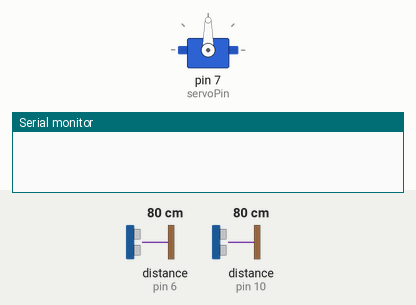
This sketch was run on a simulated Arduino Uno, built with avr-gcc and run on an emulated ATmega328P. On the bench: servo, the last lines printed to the serial monitor. Wiring (inferred from the names in the program): 2 × ultrasonic range finder: trigger pin 5, echo pin 6 / trigger pin 9, echo pin 10. The test bench sets the inputs (shaded band); at power-on: distance to the obstacle (sensors on pin 6, pin 10) 80 cm. The echo pulse lasts 58.3 µs per cm.

Above: at 1.3 s.
1.4 s: distance to the obstacle (sensor on pin 6) set to 34 cm
2.9 s: distance to the obstacle (sensor on pin 6) set to 28 cm
At 3.9 s:
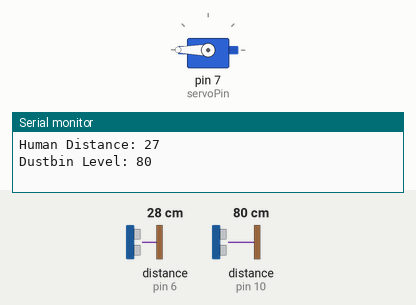
4.9 s: distance to the obstacle (sensor on pin 10) set to 6 cm
6.4 s: distance to the obstacle (sensor on pin 10) set to 3 cm
8.4 s: distance to the obstacle (sensor on pin 6) set to 58 cm
9.9 s: distance to the obstacle (sensor on pin 6) set to 66 cm
At 11.0 s:
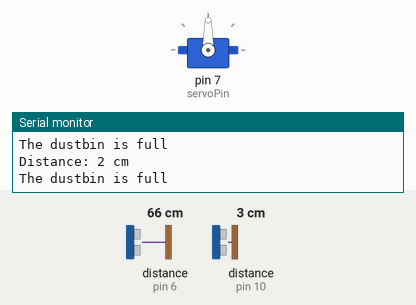
Timing chart, 0 to 12.8 s (numbered marks = the images above; inputs shaded):
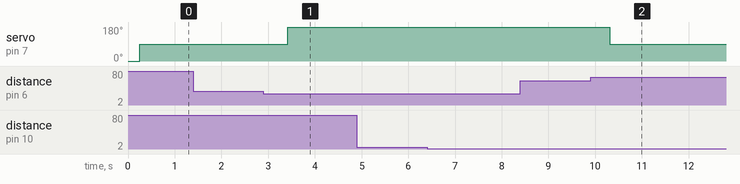

Measured:
- the behaviour switches between 32 and 31 cm on distance to the obstacle (sensor on pin 6) (found by bisection; images 0 and 1)
- the behaviour switches between 60 and 61 cm on distance to the obstacle (sensor on pin 6) (found by bisection; images 1 and 2)
- after the input at 1.4 s, every drawn part: stays the same
- after the input at 2.9 s, servo on pin 7 (servoPin): 90° → 180° after 0.52 s
- after the input at 4.9 s, every drawn part: stays the same
- after the input at 9.9 s, servo on pin 7 (servoPin): 180° → 90° after 0.41 s

The sketch:

smart_waste_management.ino
```cpp
#include <Servo.h>
Servo servo;
const int trigPin = 9;
const int echoPin = 10;
int trigPin2 = 5;
int echoPin2 = 6;
int servoPin = 7;
int distance = 0;
int threshold = 4; // change this value to set the threshold distance
long duration, dist, average;
long aver[3];   //array for average

void setup() {
  pinMode(trigPin, OUTPUT);
  pinMode(echoPin, INPUT);
  pinMode(servoPin, OUTPUT);
  Serial.begin(9600);
  servo.attach(servoPin);
  pinMode(trigPin2, OUTPUT);
  pinMode(echoPin2, INPUT);
  servo.write(0);         //close cap on power on
  delay(100);
  servo.detach();
}

void measure() {
 digitalWrite(10,HIGH);
 digitalWrite(trigPin2, LOW);
 delayMicroseconds(5);
 digitalWrite(trigPin2, HIGH);
 delayMicroseconds(15);
 digitalWrite(trigPin2, LOW);
 pinMode(echoPin2, INPUT);
 duration = pulseIn(echoPin2, HIGH);
 dist = (duration/2) / 29.1;    //obtain distance
}

void loop() {
  digitalWrite(trigPin, LOW);
  delayMicroseconds(2);
  digitalWrite(trigPin, HIGH);
  delayMicroseconds(10);
  digitalWrite(trigPin, LOW);

  distance = pulseIn(echoPin, HIGH) / 58; // convert the time into distance

  for (int i=0;i<=2;i++) {   //average distance
    measure();
   aver[i]=dist;
    delay(10);              //delay between measurements
  }
 dist=(aver[0]+aver[1]+aver[2])/3;

 if ( dist<=30 && distance > threshold) {
  //Change distance as per your need

  Serial.print("Human Distance: ");
  Serial.println(dist);
  Serial.print("Dustbin Level: ");
  Serial.println(distance);
  servo.attach(servoPin);
  delay(1);
  servo.write(180);
  delay(3000);
  servo.detach();
}
 if (dist>=60) {
  servo.attach(servoPin);
  delay(100);
  servo.write(90);
  delay(1000);
  servo.detach();
 }

  if (distance < threshold ) {
    Serial.print("Distance: ");
    Serial.print(distance);
    Serial.println(" cm");
    Serial.println("The dustbin is full");
  }

  delay(500); // wait for half a second before taking another measurement
}
```
